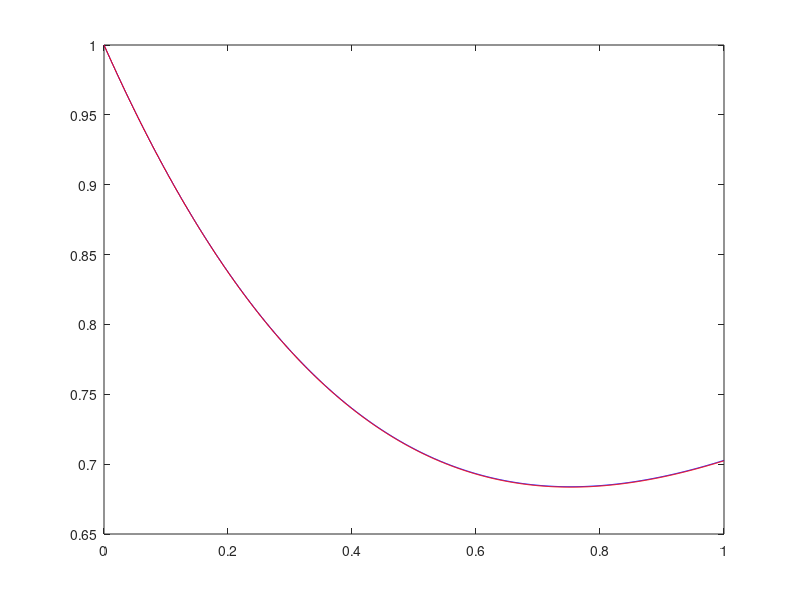

Here is the MATLAB script that generated this plot:
function [] = a5q2_implicit()
a = 0;
b = 1;
tol = 10^(-5);

n = 10^3;
h = (b-a)/n;
arr = a:h:b;
x(1) = 1;
z = (sin(arr) - cos(arr) + 3*(exp(-arr)))/2;

for i=1:n
    prev = x(i) + (h*( sin(arr(i)) - x(i) ));
    while(1)
        new = x(i) + (h*( sin(arr(i+1)) - prev ));
        if(abs(new-prev)<tol)
            break;
        end
        prev = new;
    end
    x(i+1) = new;
end
x

plot(arr, x, 'b');
hold on;
plot(arr, z, 'r');
hold off;
end